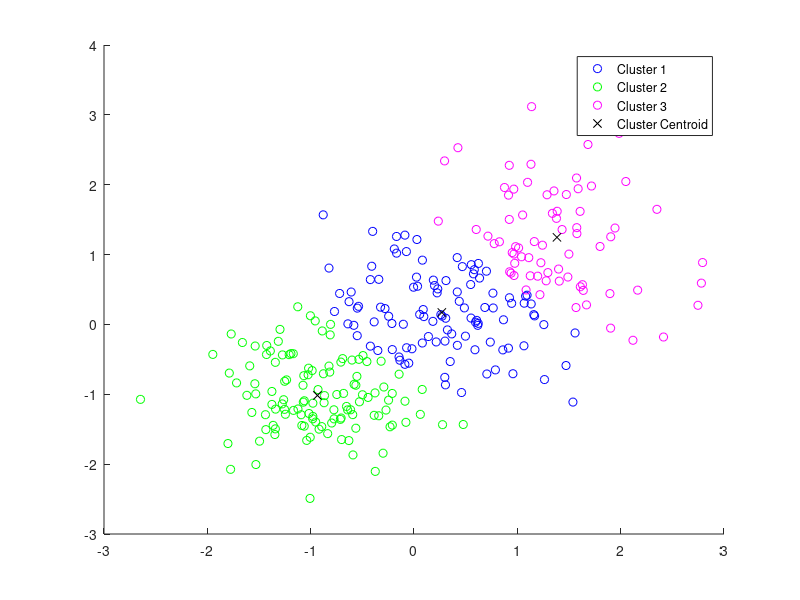

This chart was generated by the following MATLAB code: (Note: this script raises an error after producing the figure.)
clear all clc,close all

% 1- Generate a training data set using three distributions.
rng('default') % For responsibility
X = [randn(100,2)*0.75+ones(100,2);
    randn(100,2)*0.5-ones(100,2);
    randn(100,2)*0.75];

[idx,C] = kmeans(X,3);

figure
gscatter(X(:,1),X(:,2),idx,'bgm')
hold on
plot(C(:,1),C(:,2),'kx')
legend('Cluster 1','Cluster 2','Cluster 3','Cluster Centroid')

Xtest = [randn(10,2)*0.75+ones(10,2);
    randn(10,2)*0.5-ones(10,2);
    randn(10,2)*0.75];

[~,idx_test] = pdist2(C,Xtest,'euclidean','Smallest',1);



gscatter(Xtest(:,1),Xtest(:,2),idx_test,'bg','o')
legend('Cluster 1','Cluster 2','Cluster 3','Cluster Centroid', ...
    'Data classified to Cluster 1','Data classified to Cluster 2', ...
    'Data classified to Cluster 3')